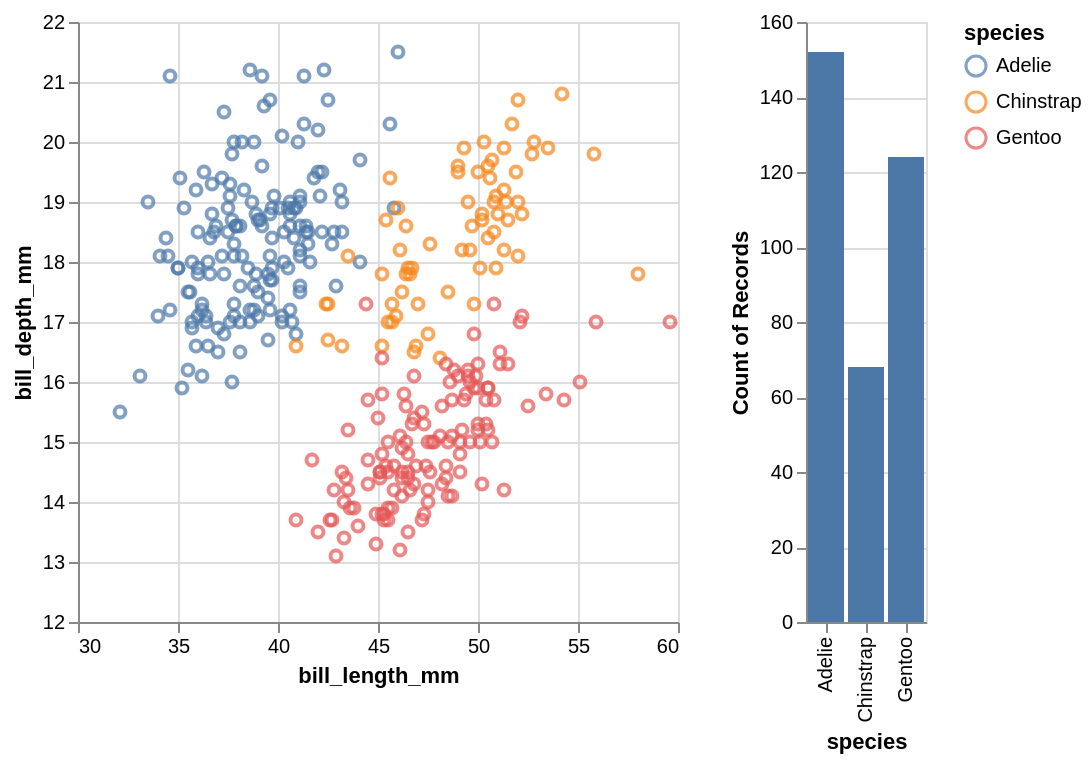

Here is the notebook cell this chart was saved with:
### Markdown cell above
Interactive plot with selection and bar chart.

### Code cell
brush = alt.selection_interval()

c1 = alt.Chart(df).mark_point().encode(
    x = alt.X("bill_length_mm",scale=alt.Scale(domain=(30, 60))),
    y = alt.X("bill_depth_mm",scale=alt.Scale(domain=(12, 22))),
    color = "species:N",
    tooltip = ["species", "bill_length_mm", "bill_depth_mm", "island", "sex"]
).add_params(brush)

c2 = alt.Chart(df).mark_bar().encode(
    x="species:N",
    y="count()"
).transform_filter(brush)

c1|c2

### Figure 1 — Vega-Lite specification as saved in the notebook (floating-point values rounded to 4 significant figures; data arrays with more than 128 entries replaced by an {"elided": "..."} marker saying what was removed)
{"config": {"view": {"continuousWidth": 300, "continuousHeight": 300}}, "hconcat": [{"mark": {"type": "point"}, "encoding": {"color": {"field": "species", "type": "nominal"}, "tooltip": [{"field": "species", "type": "nominal"}, {"field": "bill_length_mm", "type": "quantitative"}, {"field": "bill_depth_mm", "type": "quantitative"}, {"field": "island", "type": "nominal"}, {"field": "sex", "type": "nominal"}], "x": {"field": "bill_length_mm", "scale": {"domain": [30, 60]}, "type": "quantitative"}, "y": {"field": "bill_depth_mm", "scale": {"domain": [12, 22]}, "type": "quantitative"}}, "name": "view_2"}, {"mark": {"type": "bar"}, "encoding": {"x": {"field": "species", "type": "nominal"}, "y": {"aggregate": "count", "type": "quantitative"}}, "transform": [{"filter": {"param": "param_3"}}]}], "data": {"name": "data-6503fb4fbd21ca2400956d2086879525"}, "params": [{"name": "param_3", "select": {"type": "interval"}, "views": ["view_2"]}], "$schema": "https://vega.github.io/schema/vega-lite/v5.8.0.json", "datasets": {"data-6503fb4fbd21ca2400956d2086879525": {"elided": "344 records"}}}
